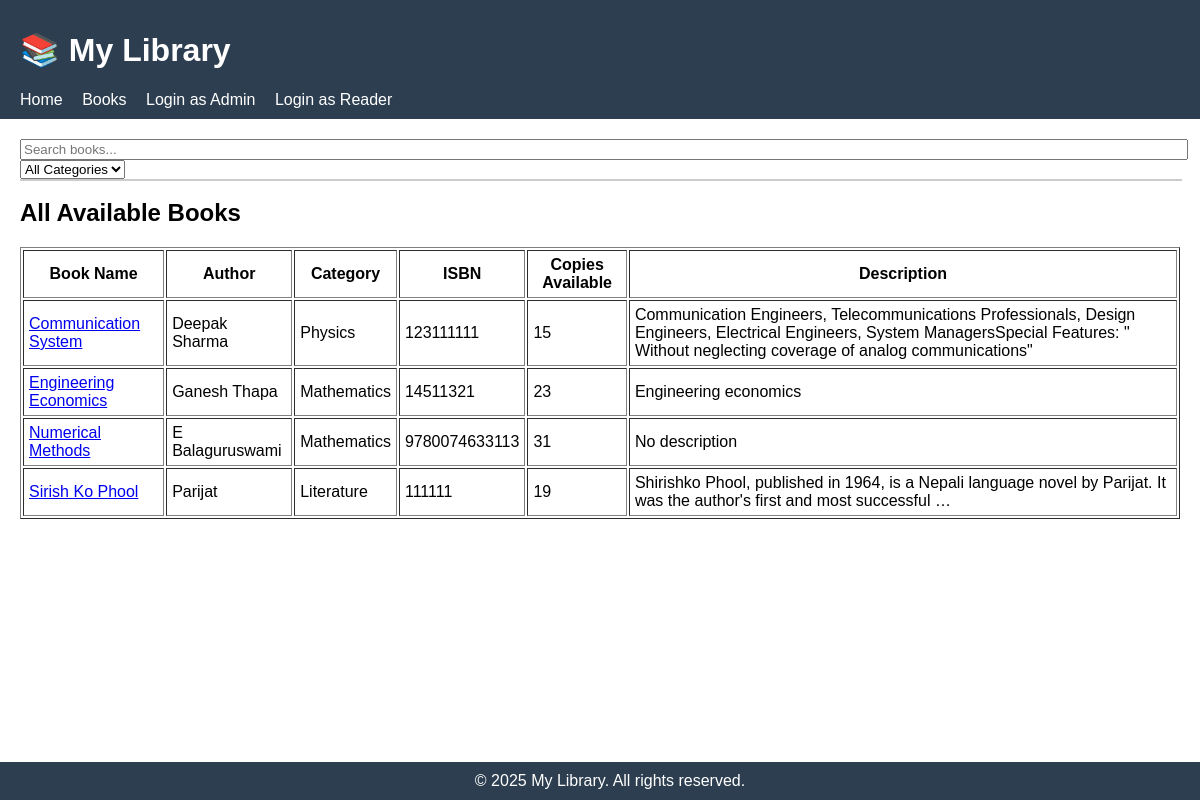
The page /all-books/ on the database its author committed.
### lib/models.py (models this page shows, shortened)
class Book(models.Model):
    name = models.CharField(max_length=200)  # Book title
    isbn = models.CharField(max_length=13, unique=True)  # ISBN number
    image = models.ImageField(upload_to='book_images/', blank=True, null=True)  # Cover image
    author = models.CharField(max_length=200)  # Author name
    category = models.ForeignKey(Category, on_delete=models.SET_NULL, null=True, related_name='books')
    number_in_stock = models.PositiveIntegerField(default=0)  # Available copies
    description = models.TextField(blank=True, null=True, default="No description available")
    rating = models.IntegerField(default=4)

class Category(models.Model):
    name = models.CharField(max_length=100, unique=True)
    def __str__(self):
        return self.name

### lib/views.py (the view)
# urls.py: path('all-books/', views.public_books, name='public_books'),#home page ko lagi
def public_books(request):
    books = Book.objects.all().order_by('name')  # sorted alphabetically
    return render(request, 'public_books.html', {'books': books})

### lib/templates/public_books.html
{% extends 'base.html' %}
{% block content %}
{% include 'partials/book_search.html' %}
<h2>All Available Books</h2>
<table border="1" cellpadding="5">
    <thead>
        <tr>
            <th>Book Name</th>
            <th>Author</th>
            <th>Category</th>
            <th>ISBN</th>
            <th>Copies Available</th>
            <th>Description</th>
        </tr>
    </thead>
    <tbody>
        {% for book in books %}
        <tr>
            <td><a href="{% url 'book_details' book.pk %}">{{ book.name }}</a></td>
            <td>{{ book.author }}</td>
            <td>{{ book.category }}</td>
            <td>{{ book.isbn }}</td>
            <td>{{ book.number_in_stock }}</td>
            <td>
                {% if book.description %}
                    {{ book.description|truncatewords:20 }}
                {% else %}
                    No description
                {% endif %}
            </td>
        </tr>
        {% empty %}
        <tr>
            <td colspan="6">No books available.</td>
        </tr>
        {% endfor %}
    </tbody>
</table>
{% endblock %}

### lib/templates/base.html (style rules this page uses)
body { font-family: Arial, sans-serif; margin:0; padding:0; }

### rows shown on the page
Book: name "Communication System", author "Deepak Sharma", category "Physics", isbn "123111111", number_in_stock "15", description "Communication Engineers, Telecommunications Professionals, Design Engineers, Electrical Engineers, System ManagersSpecial Features: \" Without neglecting coverage of analog communications\""
Book: name "Engineering Economics", author "Ganesh Thapa", category "Mathematics", isbn "14511321", number_in_stock "23", description "Engineering economics"
Book: name "Numerical Methods", author "E Balaguruswami", category "Mathematics", isbn "9780074633113", number_in_stock "31", shows "No description"
Book: name "Sirish Ko Phool", author "Parijat", category "Literature", isbn "111111", number_in_stock "19", description "Shirishko Phool, published in 1964, is a Nepali language novel by Parijat. It was the author's first and most successful …"
